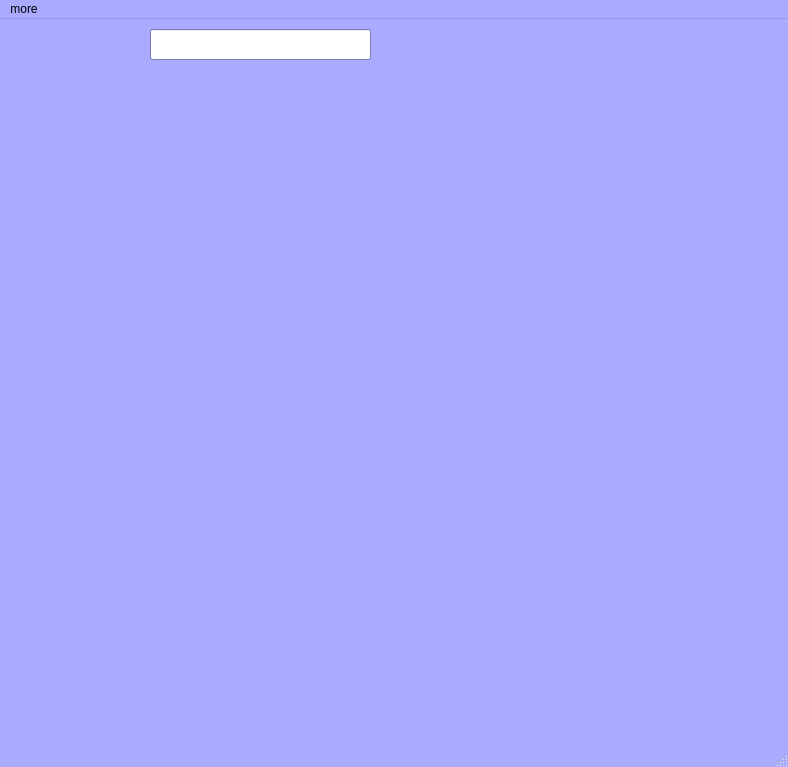
<?xml version="1.0" encoding="UTF-8"?>
<ui version="4.0">
 <class>MainWindow</class>
 <widget class="QMainWindow" name="MainWindow">
  <property name="geometry">
   <rect>
    <x>0</x>
    <y>0</y>
    <width>788</width>
    <height>767</height>
   </rect>
  </property>
  <property name="palette">
   <palette>
    <active>
     <colorrole role="WindowText">
      <brush brushstyle="SolidPattern">
       <color alpha="255">
        <red>0</red>
        <green>0</green>
        <blue>0</blue>
       </color>
      </brush>
     </colorrole>
     <colorrole role="Button">
      <brush brushstyle="SolidPattern">
       <color alpha="255">
        <red>170</red>
        <green>170</green>
        <blue>255</blue>
       </color>
      </brush>
     </colorrole>
     <colorrole role="Light">
      <brush brushstyle="SolidPattern">
       <color alpha="255">
        <red>255</red>
        <green>255</green>
        <blue>255</blue>
       </color>
      </brush>
     </colorrole>
     <colorrole role="Midlight">
      <brush brushstyle="SolidPattern">
       <color alpha="255">
        <red>212</red>
        <green>212</green>
        <blue>255</blue>
       </color>
      </brush>
     </colorrole>
     <colorrole role="Dark">
      <brush brushstyle="SolidPattern">
       <color alpha="255">
        <red>85</red>
        <green>85</green>
        <blue>127</blue>
       </color>
      </brush>
     </colorrole>
     <colorrole role="Mid">
      <brush brushstyle="SolidPattern">
       <color alpha="255">
        <red>113</red>
        <green>113</green>
        <blue>170</blue>
       </color>
      </brush>
     </colorrole>
     <colorrole role="Text">
      <brush brushstyle="SolidPattern">
       <color alpha="255">
        <red>0</red>
        <green>0</green>
        <blue>0</blue>
       </color>
      </brush>
     </colorrole>
     <colorrole role="BrightText">
      <brush brushstyle="SolidPattern">
       <color alpha="255">
        <red>255</red>
        <green>255</green>
        <blue>255</blue>
       </color>
      </brush>
     </colorrole>
     <colorrole role="ButtonText">
      <brush brushstyle="SolidPattern">
       <color alpha="255">
        <red>0</red>
        <green>0</green>
        <blue>0</blue>
       </color>
      </brush>
     </colorrole>
     <colorrole role="Base">
      <brush brushstyle="SolidPattern">
       <color alpha="255">
        <red>255</red>
        <green>255</green>
        <blue>255</blue>
       </color>
      </brush>
     </colorrole>
     <colorrole role="Window">
      <brush brushstyle="SolidPattern">
       <color alpha="255">
        <red>170</red>
        <green>170</green>
        <blue>255</blue>
       </color>
      </brush>
     </colorrole>
     <colorrole role="Shadow">
      <brush brushstyle="SolidPattern">
       <color alpha="255">
        <red>0</red>
        <green>0</green>
        <blue>0</blue>
       </color>
      </brush>
     </colorrole>
     <colorrole role="AlternateBase">
      <brush brushstyle="SolidPattern">
       <color alpha="255">
        <red>212</red>
        <green>212</green>
        <blue>255</blue>
       </color>
      </brush>
     </colorrole>
     <colorrole role="ToolTipBase">
      <brush brushstyle="SolidPattern">
       <color alpha="255">
        <red>255</red>
        <green>255</green>
        <blue>220</blue>
       </color>
      </brush>
     </colorrole>
     <colorrole role="ToolTipText">
      <brush brushstyle="SolidPattern">
       <color alpha="255">
        <red>0</red>
        <green>0</green>
        <blue>0</blue>
       </color>
      </brush>
     </colorrole>
    </active>
    <inactive>
     <colorrole role="WindowText">
      <brush brushstyle="SolidPattern">
       <color alpha="255">
        <red>0</red>
        <green>0</green>
        <blue>0</blue>
       </color>
      </brush>
     </colorrole>
     <colorrole role="Button">
      <brush brushstyle="SolidPattern">
       <color alpha="255">
        <red>170</red>
        <green>170</green>
        <blue>255</blue>
       </color>
      </brush>
     </colorrole>
     <colorrole role="Light">
      <brush brushstyle="SolidPattern">
       <color alpha="255">
        <red>255</red>
        <green>255</green>
        <blue>255</blue>
       </color>
      </brush>
     </colorrole>
     <colorrole role="Midlight">
      <brush brushstyle="SolidPattern">
       <color alpha="255">
        <red>212</red>
        <green>212</green>
        <blue>255</blue>
       </color>
      </brush>
     </colorrole>
     <colorrole role="Dark">
      <brush brushstyle="SolidPattern">
       <color alpha="255">
        <red>85</red>
        <green>85</green>
        <blue>127</blue>
       </color>
      </brush>
     </colorrole>
     <colorrole role="Mid">
      <brush brushstyle="SolidPattern">
       <color alpha="255">
        <red>113</red>
        <green>113</green>
        <blue>170</blue>
       </color>
      </brush>
     </colorrole>
     <colorrole role="Text">
      <brush brushstyle="SolidPattern">
       <color alpha="255">
        <red>0</red>
        <green>0</green>
        <blue>0</blue>
       </color>
      </brush>
     </colorrole>
     <colorrole role="BrightText">
      <brush brushstyle="SolidPattern">
       <color alpha="255">
        <red>255</red>
        <green>255</green>
        <blue>255</blue>
       </color>
      </brush>
     </colorrole>
     <colorrole role="ButtonText">
      <brush brushstyle="SolidPattern">
       <color alpha="255">
        <red>0</red>
        <green>0</green>
        <blue>0</blue>
       </color>
      </brush>
     </colorrole>
     <colorrole role="Base">
      <brush brushstyle="SolidPattern">
       <color alpha="255">
        <red>255</red>
        <green>255</green>
        <blue>255</blue>
       </color>
      </brush>
     </colorrole>
     <colorrole role="Window">
      <brush brushstyle="SolidPattern">
       <color alpha="255">
        <red>170</red>
        <green>170</green>
        <blue>255</blue>
       </color>
      </brush>
     </colorrole>
     <colorrole role="Shadow">
      <brush brushstyle="SolidPattern">
       <color alpha="255">
        <red>0</red>
        <green>0</green>
        <blue>0</blue>
       </color>
      </brush>
     </colorrole>
     <colorrole role="AlternateBase">
      <brush brushstyle="SolidPattern">
       <color alpha="255">
        <red>212</red>
        <green>212</green>
        <blue>255</blue>
       </color>
      </brush>
     </colorrole>
     <colorrole role="ToolTipBase">
      <brush brushstyle="SolidPattern">
       <color alpha="255">
        <red>255</red>
        <green>255</green>
        <blue>220</blue>
       </color>
      </brush>
     </colorrole>
     <colorrole role="ToolTipText">
      <brush brushstyle="SolidPattern">
       <color alpha="255">
        <red>0</red>
        <green>0</green>
        <blue>0</blue>
       </color>
      </brush>
     </colorrole>
    </inactive>
    <disabled>
     <colorrole role="WindowText">
      <brush brushstyle="SolidPattern">
       <color alpha="255">
        <red>85</red>
        <green>85</green>
        <blue>127</blue>
       </color>
      </brush>
     </colorrole>
     <colorrole role="Button">
      <brush brushstyle="SolidPattern">
       <color alpha="255">
        <red>170</red>
        <green>170</green>
        <blue>255</blue>
       </color>
      </brush>
     </colorrole>
     <colorrole role="Light">
      <brush brushstyle="SolidPattern">
       <color alpha="255">
        <red>255</red>
        <green>255</green>
        <blue>255</blue>
       </color>
      </brush>
     </colorrole>
     <colorrole role="Midlight">
      <brush brushstyle="SolidPattern">
       <color alpha="255">
        <red>212</red>
        <green>212</green>
        <blue>255</blue>
       </color>
      </brush>
     </colorrole>
     <colorrole role="Dark">
      <brush brushstyle="SolidPattern">
       <color alpha="255">
        <red>85</red>
        <green>85</green>
        <blue>127</blue>
       </color>
      </brush>
     </colorrole>
     <colorrole role="Mid">
      <brush brushstyle="SolidPattern">
       <color alpha="255">
        <red>113</red>
        <green>113</green>
        <blue>170</blue>
       </color>
      </brush>
     </colorrole>
     <colorrole role="Text">
      <brush brushstyle="SolidPattern">
       <color alpha="255">
        <red>85</red>
        <green>85</green>
        <blue>127</blue>
       </color>
      </brush>
     </colorrole>
     <colorrole role="BrightText">
      <brush brushstyle="SolidPattern">
       <color alpha="255">
        <red>255</red>
        <green>255</green>
        <blue>255</blue>
       </color>
      </brush>
     </colorrole>
     <colorrole role="ButtonText">
      <brush brushstyle="SolidPattern">
       <color alpha="255">
        <red>85</red>
        <green>85</green>
        <blue>127</blue>
       </color>
      </brush>
     </colorrole>
     <colorrole role="Base">
      <brush brushstyle="SolidPattern">
       <color alpha="255">
        <red>170</red>
        <green>170</green>
        <blue>255</blue>
       </color>
      </brush>
     </colorrole>
     <colorrole role="Window">
      <brush brushstyle="SolidPattern">
       <color alpha="255">
        <red>170</red>
        <green>170</green>
        <blue>255</blue>
       </color>
      </brush>
     </colorrole>
     <colorrole role="Shadow">
      <brush brushstyle="SolidPattern">
       <color alpha="255">
        <red>0</red>
        <green>0</green>
        <blue>0</blue>
       </color>
      </brush>
     </colorrole>
     <colorrole role="AlternateBase">
      <brush brushstyle="SolidPattern">
       <color alpha="255">
        <red>170</red>
        <green>170</green>
        <blue>255</blue>
       </color>
      </brush>
     </colorrole>
     <colorrole role="ToolTipBase">
      <brush brushstyle="SolidPattern">
       <color alpha="255">
        <red>255</red>
        <green>255</green>
        <blue>220</blue>
       </color>
      </brush>
     </colorrole>
     <colorrole role="ToolTipText">
      <brush brushstyle="SolidPattern">
       <color alpha="255">
        <red>0</red>
        <green>0</green>
        <blue>0</blue>
       </color>
      </brush>
     </colorrole>
    </disabled>
   </palette>
  </property>
  <property name="windowTitle">
   <string>Personenwaage</string>
  </property>
  <widget class="QWidget" name="centralwidget">
   <widget class="QLineEdit" name="lineEdit_Data">
    <property name="geometry">
     <rect>
      <x>150</x>
      <y>10</y>
      <width>221</width>
      <height>31</height>
     </rect>
    </property>
   </widget>
  </widget>
  <widget class="QMenuBar" name="menubar">
   <property name="geometry">
    <rect>
     <x>0</x>
     <y>0</y>
     <width>788</width>
     <height>22</height>
    </rect>
   </property>
   <widget class="QMenu" name="menuclose">
    <property name="title">
     <string>more</string>
    </property>
    <addaction name="actionclose_windows"/>
   </widget>
   <addaction name="menuclose"/>
  </widget>
  <widget class="QStatusBar" name="statusbar"/>
  <action name="actionclose_window">
   <property name="text">
    <string>close window</string>
   </property>
  </action>
  <action name="actionclose_windows">
   <property name="text">
    <string>close windows</string>
   </property>
  </action>
 </widget>
 <resources/>
 <connections/>
</ui>
